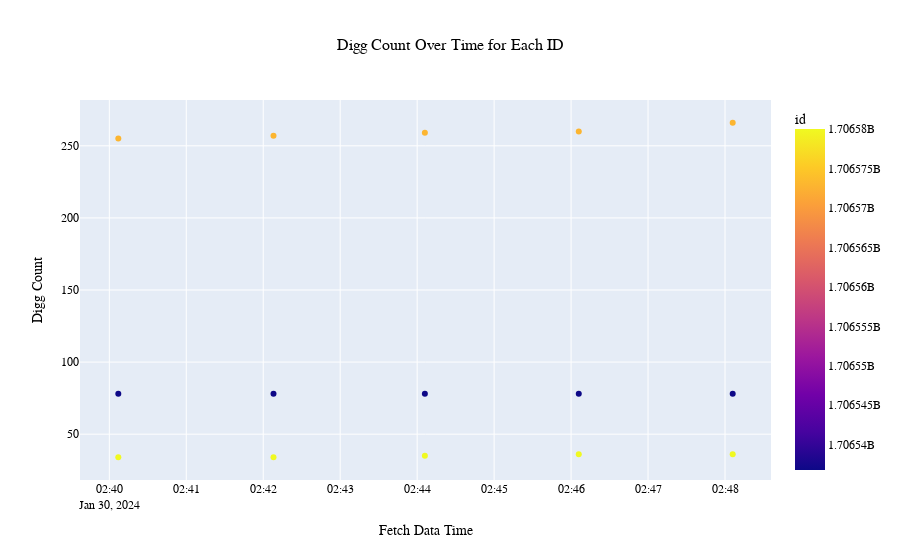

Write notebook code for a chart like this one.
### Code cell
import plotly.express as px

dfScatter = combinedDf

# Assuming your DataFrame is named 'df'
fig = px.scatter(dfScatter, x='fetchDataTime', y='diggCount', color='id',
                 labels={'diggCount': 'Digg Count', 'fetchDataTime': 'Fetch Data Time'},
                 title='Digg Count Over Time for Each ID')

# Customize layout if needed
fig.update_layout(
    xaxis_title='Fetch Data Time',
    yaxis_title='Digg Count',
    legend_title='ID',
    font=dict(family='Arial', size=12, color='black'),
    title=dict(x=0.5, xanchor='center', font=dict(size=16)),
)

# Show the plot
fig.show()

### Figure 1 — Plotly figure (JSON) as saved in the notebook; plotly's stock layout.template omitted (floating-point values rounded to 4 significant figures)
{"data": [{"hovertemplate": "Fetch Data Time=%{x}<br>Digg Count=%{y}<br>id=%{marker.color}<extra></extra>", "legendgroup": "", "marker": {"color": [1706572800, 1706572800, 1706572800, 1706572800, 1706572800, 1706536800, 1706536800, 1706536800, 1706536800, 1706536800, 1706580000, 1706580000, 1706580000, 1706580000, 1706580000], "coloraxis": "coloraxis", "symbol": "circle"}, "mode": "markers", "name": "", "orientation": "v", "showlegend": false, "type": "scatter", "x": ["2024-01-30T02:48:06", "2024-01-30T02:46:06", "2024-01-30T02:44:06", "2024-01-30T02:42:08", "2024-01-30T02:40:07", "2024-01-30T02:48:06", "2024-01-30T02:46:06", "2024-01-30T02:44:06", "2024-01-30T02:42:08", "2024-01-30T02:40:07", "2024-01-30T02:48:06", "2024-01-30T02:46:06", "2024-01-30T02:44:06", "2024-01-30T02:42:08", "2024-01-30T02:40:07"], "xaxis": "x", "y": [266, 260, 259, 257, 255, 78, 78, 78, 78, 78, 36, 36, 35, 34, 34], "yaxis": "y"}], "layout": {"coloraxis": {"colorbar": {"title": {"text": "id"}}, "colorscale": [[0, "#0d0887"], [0.1111, "#46039f"], [0.2222, "#7201a8"], [0.3333, "#9c179e"], [0.4444, "#bd3786"], [0.5556, "#d8576b"], [0.6667, "#ed7953"], [0.7778, "#fb9f3a"], [0.8889, "#fdca26"], [1, "#f0f921"]]}, "font": {"color": "black", "family": "Arial", "size": 12}, "legend": {"title": {"text": "ID"}, "tracegroupgap": 0}, "title": {"font": {"size": 16}, "text": "Digg Count Over Time for Each ID", "x": 0.5, "xanchor": "center"}, "xaxis": {"anchor": "y", "domain": [0, 1], "title": {"text": "Fetch Data Time"}}, "yaxis": {"anchor": "x", "domain": [0, 1], "title": {"text": "Digg Count"}}}}
